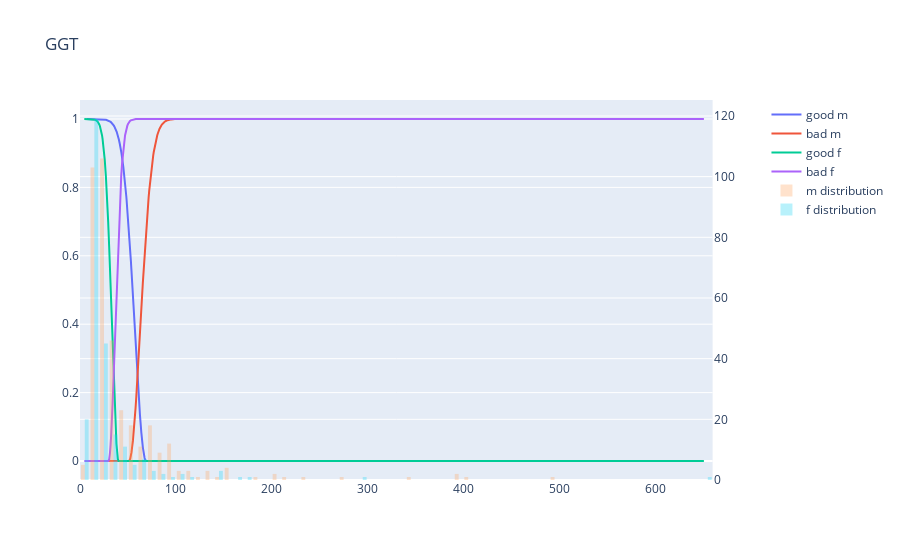
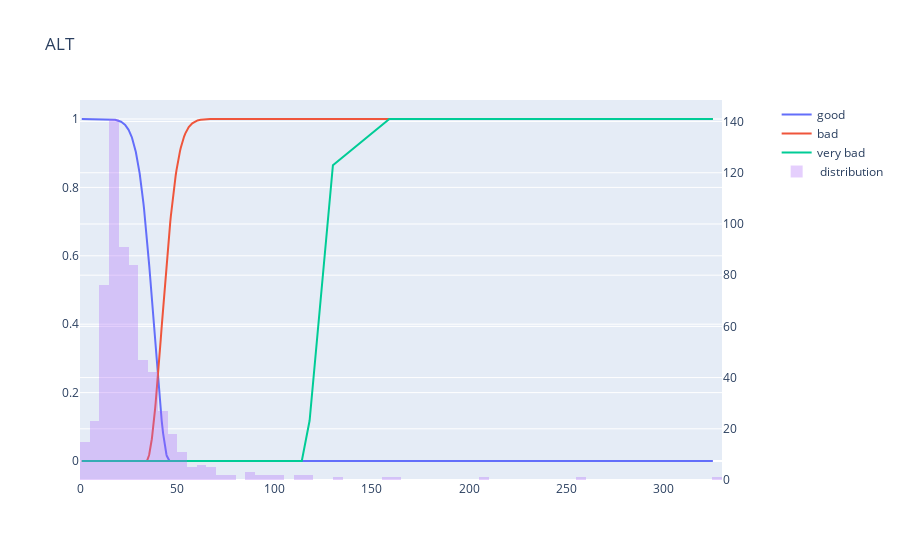
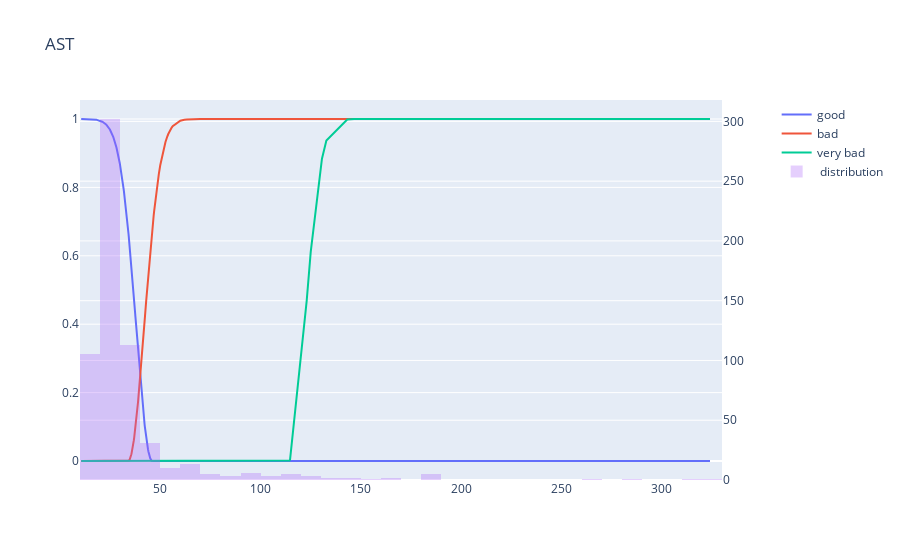
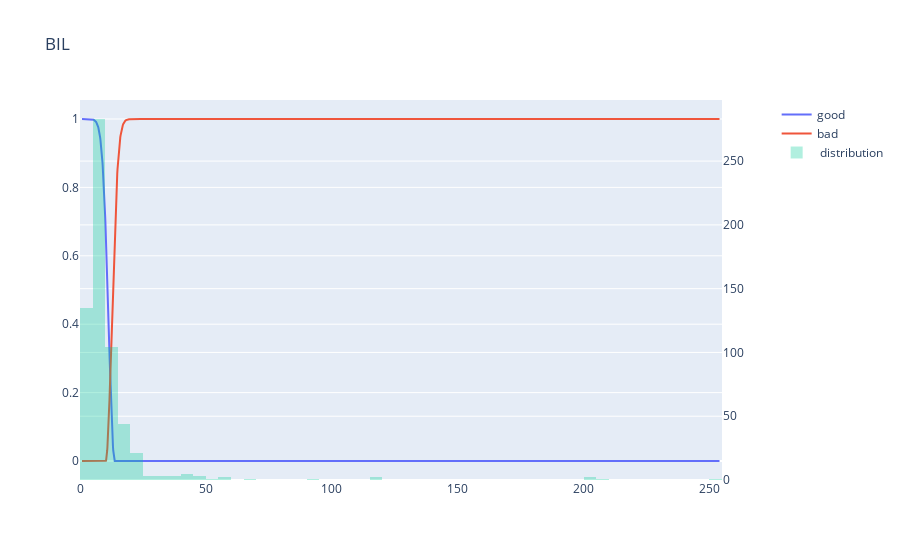

Notebook code cell kept with these figures, in order:
### Code cell
features = ['GGT', 'ALT', 'AST', 'BIL', 'ALP']
for feature in features:
    plot_feature(feature)

### Figure 1 — Plotly figure (JSON) as saved in the notebook; plotly's stock layout.template omitted (floating-point values rounded to 4 significant figures; data arrays with more than 128 entries replaced by an {"elided": "..."} marker saying what was removed)
{"data": [{"name": "good m", "type": "scatter", "x": {"elided": "377 float values"}, "y": {"elided": "377 float values"}}, {"name": "bad m", "type": "scatter", "x": {"elided": "377 float values"}, "y": {"elided": "377 float values"}}, {"name": "good f", "type": "scatter", "x": {"elided": "238 float values"}, "y": {"elided": "238 float values"}}, {"name": "bad f", "type": "scatter", "x": {"elided": "238 float values"}, "y": {"elided": "238 float values"}}, {"name": "m distribution", "opacity": 0.3, "type": "histogram", "x": {"elided": "377 float values"}, "xaxis": "x", "yaxis": "y2"}, {"name": "f distribution", "opacity": 0.3, "type": "histogram", "x": {"elided": "238 float values"}, "xaxis": "x", "yaxis": "y2"}], "layout": {"title": {"text": "GGT"}, "xaxis": {"anchor": "y", "domain": [0, 0.94]}, "yaxis": {"anchor": "x", "domain": [0, 1]}, "yaxis2": {"anchor": "x", "overlaying": "y", "side": "right"}}}

### Figure 2 — Plotly figure (JSON) as saved in the notebook; plotly's stock layout.template omitted (floating-point values rounded to 4 significant figures; data arrays with more than 128 entries replaced by an {"elided": "..."} marker saying what was removed)
{"data": [{"name": "good ", "type": "scatter", "x": {"elided": "615 float values"}, "y": {"elided": "615 float values"}}, {"name": "bad ", "type": "scatter", "x": {"elided": "615 float values"}, "y": {"elided": "615 float values"}}, {"name": "very bad ", "type": "scatter", "x": {"elided": "615 float values"}, "y": {"elided": "615 float values"}}, {"name": " distribution", "opacity": 0.3, "type": "histogram", "x": {"elided": "615 float values"}, "xaxis": "x", "yaxis": "y2"}], "layout": {"title": {"text": "ALT"}, "xaxis": {"anchor": "y", "domain": [0, 0.94]}, "yaxis": {"anchor": "x", "domain": [0, 1]}, "yaxis2": {"anchor": "x", "overlaying": "y", "side": "right"}}}

### Figure 3 — Plotly figure (JSON) as saved in the notebook; plotly's stock layout.template omitted (floating-point values rounded to 4 significant figures; data arrays with more than 128 entries replaced by an {"elided": "..."} marker saying what was removed)
{"data": [{"name": "good ", "type": "scatter", "x": {"elided": "615 float values"}, "y": {"elided": "615 float values"}}, {"name": "bad ", "type": "scatter", "x": {"elided": "615 float values"}, "y": {"elided": "615 float values"}}, {"name": "very bad ", "type": "scatter", "x": {"elided": "615 float values"}, "y": {"elided": "615 float values"}}, {"name": " distribution", "opacity": 0.3, "type": "histogram", "x": {"elided": "615 float values"}, "xaxis": "x", "yaxis": "y2"}], "layout": {"title": {"text": "AST"}, "xaxis": {"anchor": "y", "domain": [0, 0.94]}, "yaxis": {"anchor": "x", "domain": [0, 1]}, "yaxis2": {"anchor": "x", "overlaying": "y", "side": "right"}}}

### Figure 4 — Plotly figure (JSON) as saved in the notebook; plotly's stock layout.template omitted (floating-point values rounded to 4 significant figures; data arrays with more than 128 entries replaced by an {"elided": "..."} marker saying what was removed)
{"data": [{"name": "good ", "type": "scatter", "x": {"elided": "615 float values"}, "y": {"elided": "615 float values"}}, {"name": "bad ", "type": "scatter", "x": {"elided": "615 float values"}, "y": {"elided": "615 float values"}}, {"name": " distribution", "opacity": 0.3, "type": "histogram", "x": {"elided": "615 float values"}, "xaxis": "x", "yaxis": "y2"}], "layout": {"title": {"text": "BIL"}, "xaxis": {"anchor": "y", "domain": [0, 0.94]}, "yaxis": {"anchor": "x", "domain": [0, 1]}, "yaxis2": {"anchor": "x", "overlaying": "y", "side": "right"}}}
